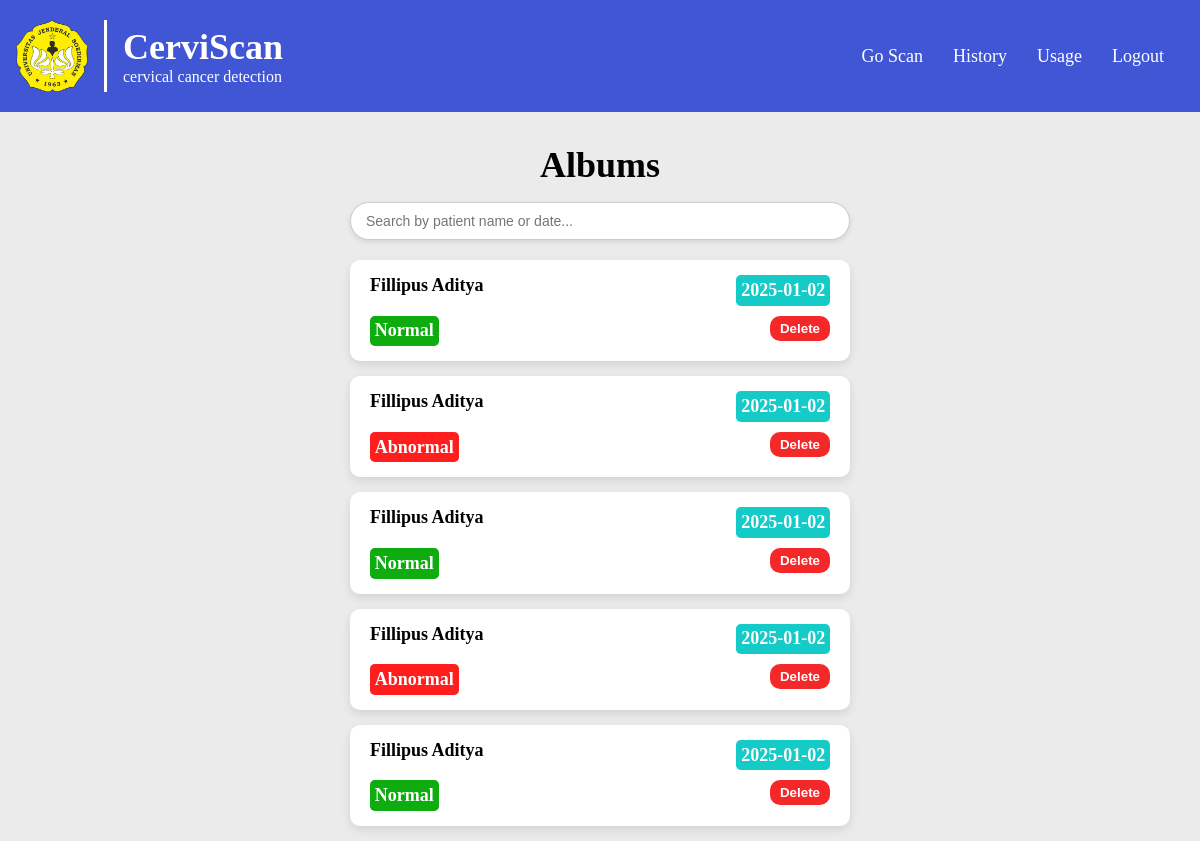
The app's page /history (signed in), older data.
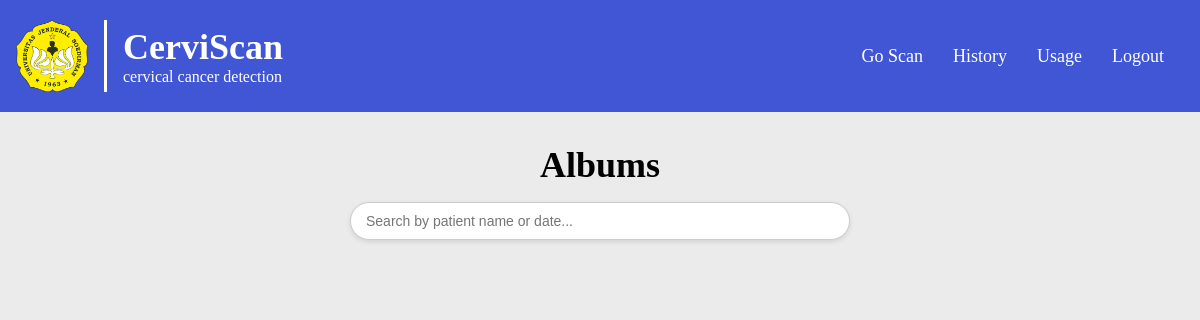
The same page, newer data.
### app.py (models this page shows)
class History(db.Model):
    id = db.Column(db.Integer, primary_key=True)
    user_id = db.Column(db.Integer, db.ForeignKey('users.id'), nullable=False)
    name = db.Column(db.String(250), nullable=False)
    dob = db.Column(db.String(50), nullable=False)
    original = db.Column(db.String(250), nullable=False)
    gray = db.Column(db.String(250), nullable=False)
    mask = db.Column(db.String(250), nullable=False)
    segmented = db.Column(db.String(250), nullable=False)
    features = db.Column(db.PickleType, nullable=False)
    prediction = db.Column(db.String(250), nullable=False)
    date = db.Column(db.DateTime, default=datetime.utcnow)

### app.py (the view)
@app.route('/history', methods=['GET'])
@login_required
def history_page():
    user_history = History.query.filter_by(user_id=current_user.id).all()
    return render_template('history.html', history=user_history)

### app.py (called while the page is built)
@login_manager.user_loader
def loader_user(user_id):
    return Users.query.get(user_id)

### templates/history.html (shortened to what this page needs)
{% extends 'base.html' %} {% block title %} History {% endblock %} {% block
content %}
<div class="page-container albums">
    <div class="albums-section">
        <h1>Albums</h1>
        <div class="search-container">
            <input
                type="text"
                class="search-bar"
                id="search-bar"
                placeholder="Search by patient name or date..."
                onkeyup="filterHistory()"
            />
        </div>
        {% for entry in history %}
        <a
            class="album-card"
            href="/history/{{ entry.id }}"
            data-name="{{ entry.name|lower }}"
            data-date="{{ entry.date.strftime('%Y-%m-%d') }}"
        >
            <div class="album-card-head">
                <p>{{ entry.name }}</p>
                <div class="tag date">
                    <p>{{ entry.date.strftime('%Y-%m-%d') }}</p>
                </div>
            </div>
            <div class="album-card-foot">
                {% if entry.prediction == "normal" %}
                <div class="tag normal"><p>Normal</p></div>
                {% else %}
                <div class="tag abnormal"><p>Abnormal</p></div>
                {% endif %}
                <form
                    action="/delete/{{ entry.id }}"
                    method="POST"
                    onsubmit="return confirmDelete()"
                >
                    <button type="submit" class="btn btn-danger">Delete</button>
                </form>
            </div>
        </a>
        {% endfor %}
    </div>
</div>
{% endblock %}

### templates/base.html (shortened to what this page needs)
<!DOCTYPE html>
<html>
    <head>
        <link
            rel="stylesheet"
            href="{{ url_for('static', filename='styles/styles_.css') }}"
        />
    </head>
    <body>
        <nav class="navbar">
            <div class="nav-container">
                <div class="logo-container">
                    <img src="../static/assets/logo-unsoed-baru.png" alt="" />
                    <div>
                        <a href="{{ url_for('index') }}" class="logo"
                            >CerviScan</a
                        >
                        <p>cervical cancer detection</p>
                    </div>
                </div>
                <ul class="menu">
                    <li><a href="{{ url_for('index') }}">Go Scan</a></li>
                    <li><a href="{{ url_for('history_page') }}">History</a></li>
                    <li><a href="{{ url_for('usage') }}">Usage</a></li>
                    <li><a href="{{ url_for('logout') }}">Logout</a></li>
                </ul>
            </div>
        </nav>
        {% block content %}{% endblock %}
    </body>
</html>

### static/styles/styles_.css (style rules this page uses)
html { box-sizing: border-box; font-size: 16px; }
*, *:before, *:after { box-sizing: inherit; }
body, h1, h2, h3, h4, h5, h6, p, ol, ul { margin: 0; padding: 0; font-weight: normal; }
ol, ul { list-style: none; }
img { max-width: 100%; height: auto; }
body { background-color: #ebebeb; overflow-y: auto; }
:root { --font-large: 2rem; --font-medium: 1rem; --font-small: 0.875rem; --text: #040316; --background-section: white; --primary: #4056d4; --secondary: #5081e2; --accent: #15cbc8; }
@media (min-width: 1025px) { :root { --font-large: 2.25rem; --font-medium: 1.125rem; --font-small: 1rem; } }
.page-container { display: flex; flex-direction: column; justify-content: center; align-items: center; padding-top: 2rem; padding-left: 2rem; padding-right: 2rem; }
.albums .albums-section { width: 90vw; max-width: 500px; }
.albums h1 { font-size: var(--font-large); font-weight: bold; text-align: center; margin-bottom: 1rem; }
.search-container { width: 100%; margin-bottom: 20px; display: flex; justify-content: center; }
.search-bar { width: 100%; padding: 10px 15px; font-size: 14px; border: 1px solid #ccc; border-radius: 20px; outline: none; box-shadow: 0px 2px 5px rgba(0, 0, 0, 0.1); }
.navbar { background: #4056d4; top: 0; z-index: 1000; position: sticky; margin: 0; padding: 20px 1rem; }
.navbar img { width: auto; height: 4.5rem; }
.navbar .logo-container { display: flex; align-content: center; justify-content: center; }
.navbar .logo-container div { display: flex; flex-direction: column; align-content: center; justify-content: center; color: white; border-left: 3px solid white; margin-left: 1rem; padding-left: 1rem; }
.logo { font-size: var(--font-large); font-weight: bold; text-decoration: none; color: white; text-align: center; }
.nav-container { display: flex; justify-content: space-between; align-items: center; }
.menu { margin: 0; display: flex; list-style: none; padding: 0; }
.menu li { padding-left: 0; margin-right: 10px; }
.menu li a { padding: 10px; color: white; text-decoration: none; display: inline-block; font-size: var(--font-medium); }

Row changes from the older to the newer data that the page shows:
removed History: name "Fillipus Aditya", date "2025-01-02", prediction "Normal"
removed History: name "Fillipus Aditya", date "2025-01-02", prediction "Abnormal"
removed History: name "Fillipus Aditya", date "2025-01-02", prediction "Normal"
removed History: name "Fillipus Aditya", date "2025-01-02", prediction "Abnormal"
removed History: name "Fillipus Aditya", date "2025-01-02", prediction "Normal"
